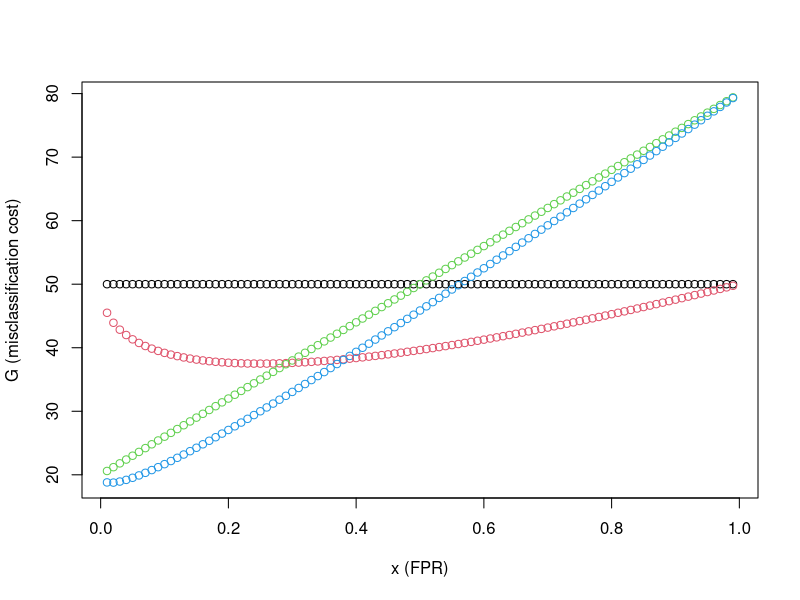

This figure's R source:
## ---- chunk 1
set.seed(0)
n = 100
m=1000

origData = rnorm(n) # case 1
z=sample(x=origData, size=n*m, replace=TRUE)
case1_mat <- matrix(z,nrow=m)

origData = rt(n,df=3); # case 2
z=sample(x=origData, size=n*m, replace=TRUE)
case2_mat <- matrix(z,nrow=m)

origData = rt(n,df=25); # case 3
z=sample(x=origData, size=n*m, replace=TRUE)
case3_mat <- matrix(z,nrow=m)
## ---- chunk 2

## ---- chunk 3

## ---- chunk 4
myCVids <- function(n, K, seed=0) {
# balanced subsets generation (subset sizes differ by at most 1)
# n is the number of observations/rows in the training set
# K is the desired number of folds (e.g., 5 or 10)
set.seed(seed);
t = floor(n/K); r = n-t*K;
id0 = rep((1:K),times=t)
ids = sample(id0,t*K)
if (r > 0) {ids = c(ids, sample(K,r))}
ids
}
## ---- chunk 5
# Generate data
set.seed(0)
nr = 50
nc = 200*2^5 # nc = 6400
M = matrix(rnorm(nr*nc),nrow=50)
Y = c(rep(1,25),rep(0,25))
## ---- chunk 6

## ---- chunk 7

## ---- chunk 8

## ---- chunk 9

## ---- chunk 10
genData <- function(n, seed=0) {
set.seed(seed)
x = seq(-1,1,length.out=n)
y = x - x^2 + 2*rnorm(n) # true sigma = 2;
out.df = data.frame(x=x, y=y)
out.df
}
train.df = genData(n=200,seed=100)
test.df = genData(400)
## ---- chunk 11

## ---- chunk 12

## ---- chunk 13
# assume values for x and cfp
# x = 0.25
cfp=1
n=100


x_vec=c()
A_vec=c()
C_vec=c()
R_vec=c()
FPR_vec=c()
TPR_vec=c()
G_vec=c()
for (x in seq(0.01,0.99,0.01)) {
  A=c(0.5, 0.2)
  C=c(cfp, 10*cfp)
  R=c(x, sqrt(x))
  
  Ai=0
  for(q in A){
    Ai = Ai+1
    P=n*q
    N=n*(1-q)
    
    Ri=0
    for(tpr in R){
      Ri=Ri+1
      # calculate TP, FP, TN, and FN with regards to x
      TP = tpr*P
      FN = P-TP
      FP = x*N
      TN = N-FP
      FPR = x
      TPR = tpr
      
      Ci=0
      for(cfn in C){
        Ci=Ci+1
        G = cfn*FN + cfp*FP
        
        x_vec=c(x_vec,x)
        A_vec=c(A_vec,Ai)
        C_vec=c(C_vec,Ci)
        R_vec=c(R_vec,Ri)
        FPR_vec=c(FPR_vec,FPR)
        TPR_vec=c(TPR_vec,TPR)
        G_vec=c(G_vec,G)
        
        # print(paste("(A:",as.character(Ai),")"))
        # print(paste("(C:",as.character(Ci),")"))
        # print(paste("(R:",as.character(Ri),")"))
        # print(paste("FPR = ", FPR))
        # print(paste("TPR = ", TPR))
        # print(paste("G = ", G))
        # print("----------------------------")
        
        
      }
    }
    
  }
}

results_df = data.frame(x_vec, 
                          A_vec,
                          C_vec,
                          R_vec, 
                          FPR_vec,
                          TPR_vec,
                          G_vec)

results_df$design_id <- paste(results_df$A_vec,
                              results_df$C_vec, 
                              results_df$R_vec)

results_df = results_df[results_df$C_vec==1,]

# Objective function score visualization
plot(x=results_df$x_vec, 
     y=results_df$G_vec, 
     col=factor(results_df$design_id),
     ylab="G (misclassification cost)",
     xlab="x (FPR)")

## ---- chunk 14

## ---- chunk 15

## ---- chunk 16

## ---- chunk 17
